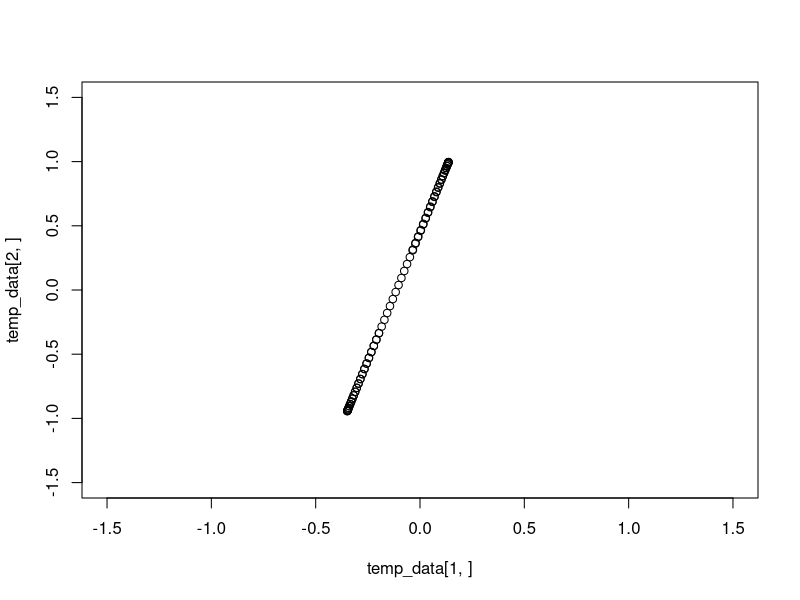

Source code (R): (Note: this script raises an error after producing the figure.)
t=(1:100)/100

#t=floor(rnorm(100,mean=0.5,sd=0.2)*100)/100
#t[1:50]=floor(rnorm(50,mean=0.3,sd=0.1)*100)/100
#t[51:100]=floor(rnorm(50,mean=0.6,sd=0.1)*100)/100
v=1.8*pi
x<-cos(v*t)
y<-sin(v*t)
#x=v*t
#y=v*t
data<-matrix(0,2,100)
data[1,]=x#+rnorm(1000,0,0.1)
data[2,]=y#+rnorm(1000,0,0.1)

#full_data=data
#data=full_data[,sample.int(1000,100)]

x_0=c(0,0)

x_0=apply(data,1,mean)
#alpha_0=eigen((data-x_0)%*%t(data-x_0))$vectors[,1]
alpha_0=runif(2)
alpha_0=alpha_0/sum(alpha_0^2)^0.5
t=(alpha_0%*%(data-x_0))

temp_data=x_0+alpha_0%*%t

v=2*pi
t=t/v
alpha_0=alpha_0*v

t=t+0.5
x_0=x_0-alpha_0*0.5


N=500
alpha=matrix(rep(c(alpha_0),2*N),2,N)
prob_t=matrix(runif(100*N),nrow=100,ncol=N)
prob_t=prob_t/apply(prob_t,1,sum)
x=matrix(nrow=2,ncol=N)
tc=apply(data,1,mean)
rho_0=100
plot(temp_data[1,],temp_data[2,],xlim=c(-1.5,1.5),ylim=c(-1.5,1.5))

temp_x=x_0
prob_t[,1]=exp(-20*apply((data-temp_x)^2,2,sum))
x[,1]=x_0
for( i in 2:N){
  temp_x=temp_x+alpha[,i-1]/N
  x[,i]=temp_x
  prob_t[,i]=exp(-20*apply((data-temp_x)^2,2,sum))
}
prob_t=prob_t/apply(prob_t,1,sum)

for ( c in 1:1000){
  xc=apply(t(x)*apply(prob_t,2,sum),2,sum)/100
  x_0=x_0+(tc-xc)
  temp_x=x_0
  prob_t[,1]=exp(-20*apply((data-temp_x)^2,2,sum))
  x[,1]=x_0
  for( i in 2:N){
    temp_x=temp_x+alpha[,i-1]/N
    x[,i]=temp_x
    prob_t[,i]=exp(-20*apply((data-temp_x)^2,2,sum))
  }
  prob_t=prob_t/apply(prob_t,1,sum)
  
 
  for(bc in 1:1){
    rho=(1/rho_delta)/2/N
    K=100
    h=0
    temp_x=x_0
    h=h-apply(t(data-temp_x)*prob_t[,1],2,sum)
    K=K-sum(prob_t[,1])
    
    alpha_0=alpha[,1]
    l=h+K*alpha_0*1/N
    alpha[,1]=0*alpha[,1]+sum(alpha[,2]*alpha[,1])*alpha[,2]+rho*l
    alpha[,1]=alpha[,1]/sum(alpha[,1]*alpha[,1])^0.5*v
    h=h-c((alpha[,1]-alpha_0)/N)*K
    
    
    la<-c()
    start_flag=1
    end_flag=0
    
    for(i in 2:(N-1)){
      rho=(1/rho_delta)/2/N
        temp_x=temp_x+alpha[,i-1]/N
        h=h-apply(t(data-temp_x)*prob_t[,i],2,sum)
        K=K-sum(prob_t[,i])
        
      if(sum(prob_t[,i])<1e-2){
        if(start_flag){next}
        if (end_flag){next}
        else{end_flag=1;
            end_site=i}
      }
      else{end_flag=0}
      if(start_flag){
        start_flag=0
        alpha[,1:(i-1)]=alpha[,i]
      }
        
      alpha_0=alpha[,i]
      l=h+K*alpha_0/N
      alpha[,i]=-0*alpha[,i]+
        sum(alpha[,i+1]*alpha[,i])*alpha[,i+1]+
        sum(alpha[,i-1]*alpha[,i])*alpha[,i-1]+rho*l
      alpha[,i]=alpha[,i]/sum(alpha[,i]*alpha[,i])^0.5*v

      
      h=h-c((alpha[,i]-alpha_0)/N)*K
      
      la<-cbind(la,l)
      
    }
    alpha[,N]=alpha[,N-1]
    if(end_flag){
      alpha[,end_site:N]=alpha[,end_site-1]
    }
    
    
    
  "
    for(i in 2:(N-1)){
      temp_x=temp_x+alpha[,i-1]/N
      h=h-apply(t(data-temp_x)*prob_t[,i],2,sum)
      K=K-sum(prob_t[,i])
      
      if(sum(prob_t[,i])<1e-2){
        if(start_flag){next}
        if (end_flag){next}
        else{end_flag=1;
        end_site=i}
      }
      else{end_flag=0}
      if(start_flag){
        start_flag=0
        alpha[,1:(i-1)]=alpha[,i]
      }
      
      alpha_0=alpha[,i]
      l=h+K*alpha_0/N
      alpha[,i]=-0*alpha[,i]+
        sum(alpha[,i+1]*alpha[,i])*alpha[,i+1]+
        sum(alpha[,i-1]*alpha[,i])*alpha[,i-1]+rho*l
      lambda=v+abs(sum(alpha[,i+1]*alpha[,i-1]))/v
      if(sum(alpha[,i]*alpha[,i])^0.5 >= lambda){
        alpha[,i]=alpha[,i]/sum(alpha[,i]*alpha[,i])^0.5*v
      }
      else{
        
        alpha[,i]=alpha[,i]/lambda*v
        
        
      }
      
      
      h=h-c((alpha[,i]-alpha_0)/N)*K
      
      la<-cbind(la,l)
      
    }
    alpha[,N]=alpha[,N-1]
    if(end_flag){
      alpha[,end_site:N]=alpha[,end_site-1]
    }
    
    
    "
  
  }  

  
  xc=apply(t(x)*apply(prob_t,2,sum),2,sum)/100
  x_0=x_0+(tc-xc)
  temp_x=x_0
  prob_t[,1]=exp(-20*apply((data-temp_x)^2,2,sum))
  x[,1]=x_0
  for( i in 2:N){
    temp_x=temp_x+alpha[,i-1]/N
    x[,i]=temp_x
    prob_t[,i]=exp(-20*apply((data-temp_x)^2,2,sum))
  }
  prob_t=prob_t/apply(prob_t,1,sum)
 
  
   n=runif(2)
    n=n/sqrt(sum(n^2))
    ori=n
    temp_l=x-x_0
    temp_h=data-x_0
    S=-temp_l[,2:N]%*%t(prob_t[,2:N])%*%t(temp_h)
    S=S-2*ori%*%t(ori)%*%S+t(S)-2*t(S)%*%ori%*%t(ori)
    n=2*sum(abs(S))*n+S%*%n
    #n=n+S%*%ori-2*ori*sum(ori*(S%*%ori))-t(S)%*%ori
    n=n/sqrt(sum(n^2))
    alpha=(diag(c(1,1))-2*n%*%t(n))%*%(diag(c(1,1))-2*ori%*%t(ori))%*%alpha
    x[,2:N]=x_0+((diag(c(1,1))-2*n%*%t(n))%*%(diag(c(1,1))-2*ori%*%t(ori))%*%temp_l)[,2:N]
  
    rho_delta=0.0001*N
    temp_x=x_0
  for(i in 2:(N-1)){
    n=runif(2)
    n=n/sqrt(sum(n^2))
    ori=n
    temp_x=temp_x+alpha[,i-1]/N
    temp_l=x-temp_x
    temp_h=data-temp_x
    S=-temp_l[,(i+1):N]%*%t(prob_t[,(i+1):N])%*%t(temp_h)
    S=S-rho_delta*alpha[,i]%*%t(alpha[,i-1])
    n=2*sum(abs(S))*n
    n=n+S%*%ori-2*ori*sum(ori*(S%*%ori))-t(S)%*%ori
    n=n/sqrt(sum(n^2))
    alpha[,i:N]=(diag(c(1,1))-2*n%*%t(n))%*%(diag(c(1,1))-2*ori%*%t(ori))%*%alpha[,i:N]
    x[,(i+1):N]=temp_x+((diag(c(1,1))-2*n%*%t(n))%*%(diag(c(1,1))-2*ori%*%t(ori))%*%temp_l)[,(i+1):N]
    
  }
  alpha[,N]=alpha[,N-1]
  
  
  
  plot(x[1,],x[2,],xlim=c(-1.5,1.5),ylim=c(-1.5,1.5))
  

}

plot(data[1,],data[2,],xlim=c(-1.5,1.5),ylim=c(-1.5,1.5))
plot(density(apply(t(prob_t)*((1:N)/N),2,sum)))
